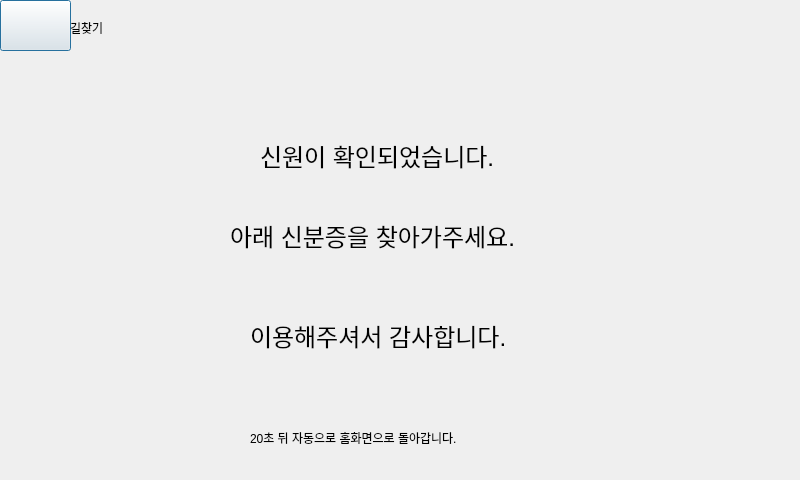
<?xml version="1.0" encoding="UTF-8"?>
<ui version="4.0">
 <class>Dialog</class>
 <widget class="QDialog" name="Dialog">
  <property name="geometry">
   <rect>
    <x>0</x>
    <y>0</y>
    <width>800</width>
    <height>480</height>
   </rect>
  </property>
  <property name="windowTitle">
   <string>Dialog</string>
  </property>
  <widget class="QLabel" name="identification_text1">
   <property name="geometry">
    <rect>
     <x>260</x>
     <y>140</y>
     <width>261</width>
     <height>30</height>
    </rect>
   </property>
   <property name="styleSheet">
    <string notr="true">#identification_text1{font-size: 24px; font-family: 'Arial';}</string>
   </property>
   <property name="text">
    <string>신원이 확인되었습니다.</string>
   </property>
  </widget>
  <widget class="QLabel" name="identification_text2">
   <property name="geometry">
    <rect>
     <x>230</x>
     <y>220</y>
     <width>311</width>
     <height>30</height>
    </rect>
   </property>
   <property name="styleSheet">
    <string notr="true">#identification_text2{font-size: 24px; font-family: 'Arial';}</string>
   </property>
   <property name="text">
    <string>아래 신분증을 찾아가주세요.</string>
   </property>
  </widget>
  <widget class="QLabel" name="identification_text3">
   <property name="geometry">
    <rect>
     <x>250</x>
     <y>320</y>
     <width>291</width>
     <height>30</height>
    </rect>
   </property>
   <property name="styleSheet">
    <string notr="true">#identification_text3{font-size: 24px; font-family: 'Arial';}</string>
   </property>
   <property name="text">
    <string>이용해주셔서 감사합니다.</string>
   </property>
  </widget>
  <widget class="QLabel" name="back_text">
   <property name="geometry">
    <rect>
     <x>250</x>
     <y>430</y>
     <width>300</width>
     <height>15</height>
    </rect>
   </property>
   <property name="text">
    <string>20초 뒤 자동으로 홈화면으로 돌아갑니다.</string>
   </property>
  </widget>
  <widget class="QPushButton" name="navigation_image">
   <property name="geometry">
    <rect>
     <x>0</x>
     <y>0</y>
     <width>71</width>
     <height>51</height>
    </rect>
   </property>
   <property name="styleSheet">
    <string notr="true">#navigation_image{border-image: url(:/home/home.png);}</string>
   </property>
   <property name="text">
    <string/>
   </property>
  </widget>
  <widget class="QLabel" name="navigation_text">
   <property name="geometry">
    <rect>
     <x>70</x>
     <y>20</y>
     <width>64</width>
     <height>15</height>
    </rect>
   </property>
   <property name="text">
    <string>길찾기</string>
   </property>
  </widget>
 </widget>
 <resources>
  <include location="home.qrc"/>
 </resources>
 <connections/>
</ui>
